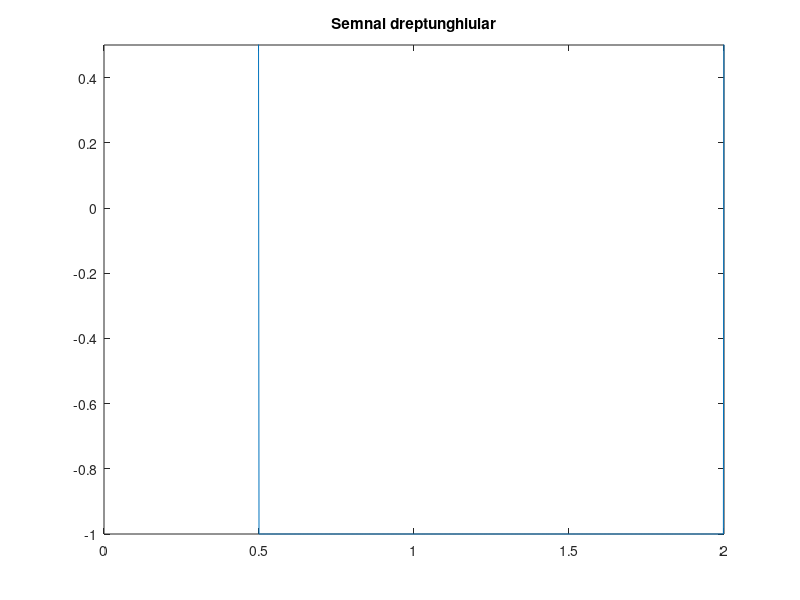
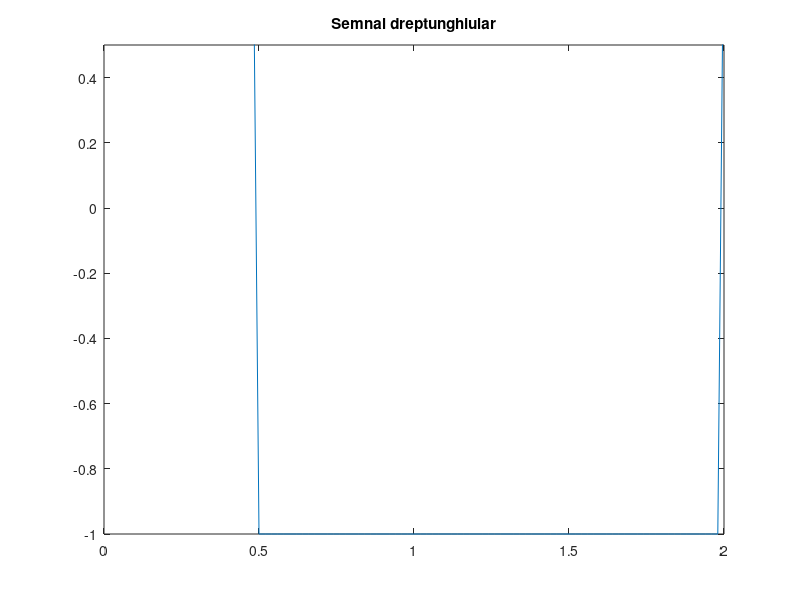
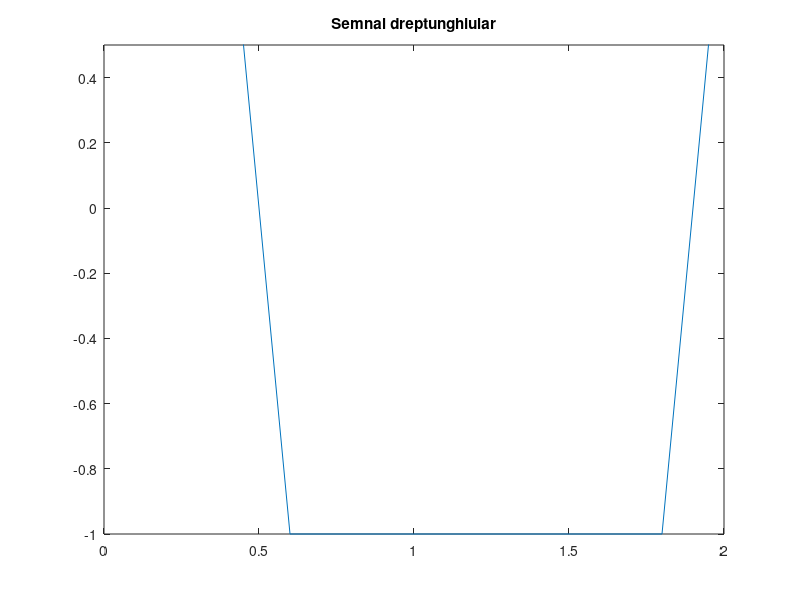

The MATLAB script that drew these images, in order:
figure(1)
f = 0.5; %f=1/T = 1/2 = 0.5 Hz
duty_cycle=25; %factorul de umplere
t=0:0.002:2;
x=square(2*pi*f*t,duty_cycle); %generarea semnalului dreptunghiular
plot(t,x);
ylim([-1,0.5]);
title('Semnal dreptunghiular');
%%
figure(2)
f = 0.5; %f=1/T = 1/2 = 0.5 Hz
duty_cycle=25; %factorul de umplere
t=0:0.02:2;
x=square(2*pi*f*t,duty_cycle); %generarea semnalului dreptunghiular
plot(t,x);
ylim([-1,0.5]);
title('Semnal dreptunghiular');
%%
figure(3)
f = 0.5; %f=1/T = 1/2 = 0.5 Hz
duty_cycle=25; %factorul de umplere
t=0:0.2:2;
x=square(2*pi*f*t,duty_cycle); %generarea semnalului dreptunghiular
plot(t,x);
ylim([-1,0.5]);
title('Semnal dreptunghiular');